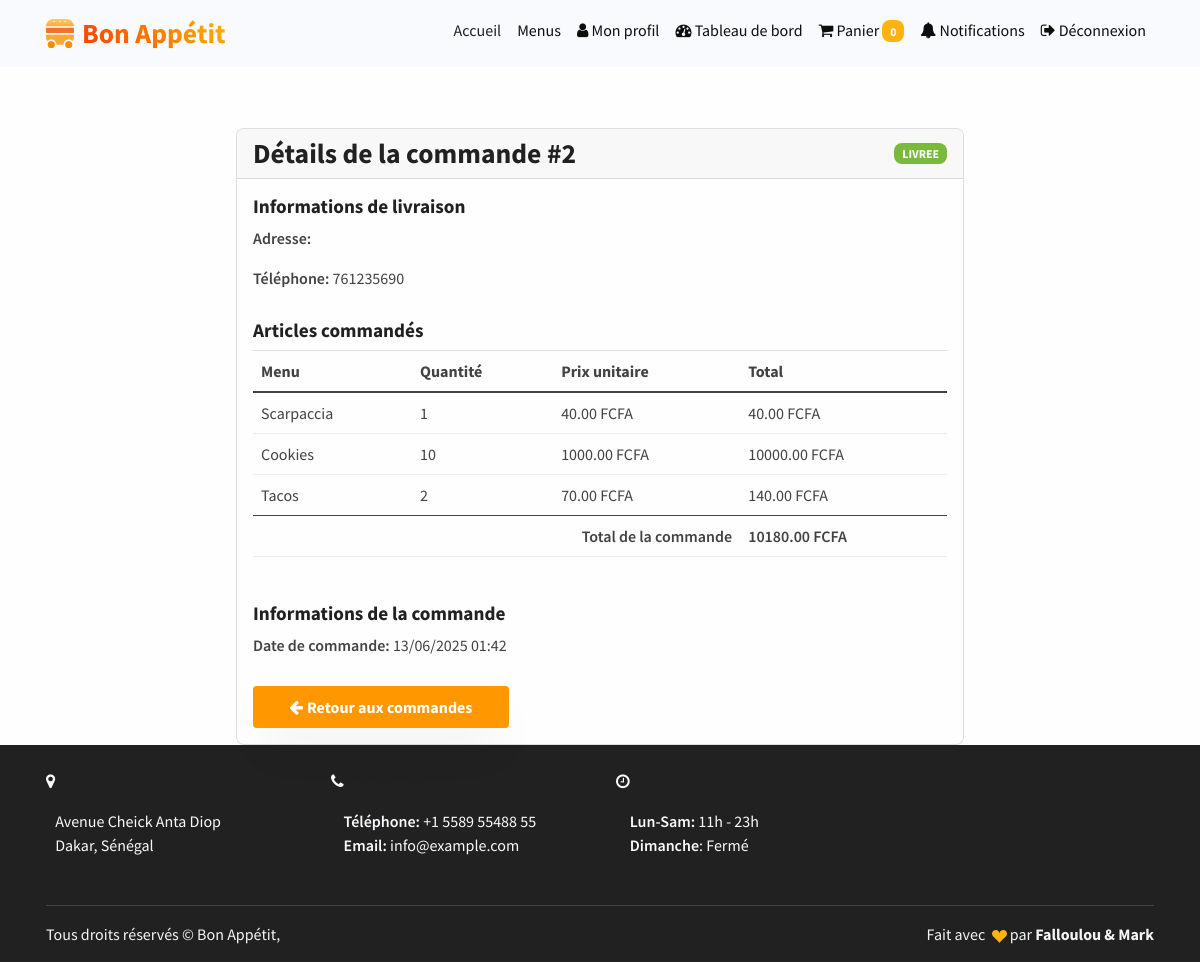
Screenshot of /commandes/commande/2/ (signed in) with the database file from the repository.
### commandes/models.py (models this page shows, shortened)
class Commande(models.Model):
    class Statut(models.TextChoices):
        EN_ATTENTE = 'EN_ATTENTE', 'En attente'
        EN_PREPARATION = 'EN_PREPARATION', 'En préparation'
        PRETE = 'PRETE', 'Prête'
        LIVREE = 'RECUPEREE', 'Récupérée'
        ANNULEE = 'ANNULEE', 'Annulée'
    client = models.ForeignKey(settings.AUTH_USER_MODEL, on_delete=models.CASCADE, related_name='commandes')
    date_commande = models.DateTimeField(auto_now_add=True)
    statut = models.CharField(
        max_length=20,
        choices=Statut.choices,
        default=Statut.EN_ATTENTE
    )
    telephone = models.CharField(max_length=15)
    notes = models.TextField(blank=True)
    total = models.DecimalField(max_digits=10, decimal_places=2, default=0)

class LigneCommande(models.Model):
    commande = models.ForeignKey(Commande, on_delete=models.CASCADE, related_name='lignes')
    menu = models.ForeignKey(Menu, on_delete=models.CASCADE)
    quantite = models.PositiveIntegerField(default=1)
    prix_unitaire = models.DecimalField(max_digits=10, decimal_places=2)
    sous_total = models.DecimalField(max_digits=10, decimal_places=2)

### menus/models.py (models this page shows, shortened)
class Menu(models.Model):
    CATEGORIE_CHOICES = [
        ('entree', 'Entrée'),
        ('plat', 'Plat'),
        ('dessert', 'Dessert'),
        ('boisson', 'Boisson'),
        ('fast-food', 'Fast-Food'),
        ('snack', 'Snack'),
    ]
    nom = models.CharField(max_length=100)
    description = models.TextField()
    prix = models.DecimalField(max_digits=6, decimal_places=2)
    image = models.ImageField(upload_to='menus/', null=True, blank=True)
    disponible = models.BooleanField(default=True)
    categorie = models.CharField(max_length=20, choices=CATEGORIE_CHOICES)

### commandes/views.py (the view)
# urls.py: path('commande/<int:commande_id>/', views.detail_commande, name='detail_commande'),
@login_required
def detail_commande(request, commande_id):
    commande = get_object_or_404(Commande, id=commande_id, client=request.user)
    return render(request, 'commandes/detail_commande.html', {'commande': commande})

### comptes/models.py (called while the page is built)
    def is_client(self):
        return self.role == self.Role.CLIENT

### templates/commandes/detail_commande.html (shortened to what this page needs)
{% extends 'base.html' %}
{% block content %}
<div class="container mt-5">
    <div class="row justify-content-center">
        <div class="col-md-8">
            <div class="card">
                <div class="card-header d-flex justify-content-between align-items-center">
                    <h3 class="mb-0">Détails de la commande #{{ commande.id }}</h3>
                    <span class="badge {% if commande.statut == 'EN_ATTENTE' %}bg-warning
                                    {% elif commande.statut == 'EN_PREPARATION' %}bg-info
                                    {% elif commande.statut == 'PRETE' %}bg-primary
                                    {% elif commande.statut == 'LIVREE' %}bg-success
                                    {% else %}bg-danger{% endif %}">
                        {{ commande.get_statut_display }}
                    </span>
                </div>
                <div class="card-body">
                    <div class="mb-4">
                        <h5>Informations de livraison</h5>
                        <p><strong>Adresse:</strong> {{ commande.adresse_livraison }}</p>
                        <p><strong>Téléphone:</strong> {{ commande.telephone }}</p>
                    </div>
                    <div class="mb-4">
                        <h5>Articles commandés</h5>
                        <div class="table-responsive">
                            <table class="table">
                                <thead>
                                    <tr>
                                        <th>Menu</th>
                                        <th>Quantité</th>
                                        <th>Prix unitaire</th>
                                        <th>Total</th>
                                    </tr>
                                </thead>
                                <tbody>
                                    {% for ligne in commande.lignes.all %}
                                        <tr>
                                            <td>{{ ligne.menu.nom }}</td>
                                            <td>{{ ligne.quantite }}</td>
                                            <td>{{ ligne.prix_unitaire }} FCFA</td>
                                            <td>{{ ligne.sous_total }} FCFA</td>
                                        </tr>
                                    {% endfor %}
                                </tbody>
                                <tfoot>
                                    <tr>
                                        <td colspan="3" class="text-end"><strong>Total de la commande</strong></td>
                                        <td><strong>{{ commande.total }} FCFA</strong></td>
                                    </tr>
                                </tfoot>
                            </table>
                        </div>
                    </div>
                    <div class="mb-4">
                        <h5>Informations de la commande</h5>
                        <p><strong>Date de commande:</strong> {{ commande.date_commande|date:"d/m/Y H:i" }}</p>
                    </div>
                    <div class="d-flex justify-content-between">
                        <a href="{% url 'mes_commandes' %}" class="btn btn-primary d-inline-flex align-items-center">
                            <i class="fa fa-arrow-left me-1"></i> Retour aux commandes
                        </a>
                    </div>
                </div>
            </div>
        </div>
    </div>
</div>
{% endblock %}

### menus/templates/base.html (shortened to what this page needs)
{% load static %}
<!DOCTYPE html>
<html lang="fr">
<head>
  <link rel="stylesheet" href="https://stackpath.bootstrapcdn.com/font-awesome/4.7.0/css/font-awesome.min.css">
  <link rel="stylesheet" href="{% static 'assets/css/bootstrap-datepicker.css' %}">
  <link rel="stylesheet" href="{% static 'assets/css/animate.css' %}">
  <link rel="stylesheet" href="{% static 'assets/css/owl.carousel.min.css' %}">
  <link rel="stylesheet" href="{% static 'assets/css/owl.theme.default.min.css' %}">
  <link rel="stylesheet" href="{% static 'assets/css/magnific-popup.css' %}">
  <link rel="stylesheet" href="{% static 'assets/css/jquery.timepicker.css' %}">
  <link rel="stylesheet" href="{% static 'assets/css/flaticon.css' %}">
  <link rel="stylesheet" href="{% static 'assets/css/style.css' %}">
  <link rel="stylesheet" href="{% static 'assets/css/custom.css' %}">
</head>
<body>
  <main class="main" id="top" style="margin-top: 80px;">
    <nav class="navbar navbar-expand-lg navbar-light bg-light fixed-top" data-navbar-on-scroll="data-navbar-on-scroll">
      <div class="container">
        <a class="navbar-brand d-inline-flex" href="{% url 'accueil' %}">
          <img class="d-inline-block" src="{% static 'assets/img/gallery/logo.svg' %}" alt="logo" />
          <span class="text-1000 fs-3 fw-bold ms-2 text-gradient">Bon Appétit</span>
        </a>
        <div class="collapse navbar-collapse border-top border-lg-0 my-2 mt-lg-0" id="navbarSupportedContent">
          <ul class="navbar-nav ms-auto mb-2 mb-lg-0">
            <li class="nav-item">
              <a class="nav-link active" id="id_accueil" aria-current="page" href="{% url 'accueil' %}">Accueil</a>
            </li>
            <li class="nav-item">
              <a class="nav-link" id="id_menus" href="{% url 'liste_menus' %}">Menus</a>
            </li>
            {% if user.is_authenticated %}
              <li class="nav-item">
                <a class="nav-link" id="id_monprofil" href="{% url 'profile' %}"><i class="fa fa-user"></i> Mon profil</a>
              </li>
              <li class="nav-item">
                <a class="nav-link" id="id_tdb" href="{% url 'dashboard' %}"><i class="fa fa-tachometer"></i> Tableau de bord</a>
              </li>
              {% if user.is_client %}
                <li class="nav-item">
                  <a class="nav-link positon-relative" href="{% url 'panier' %}">
                    <i class="fa fa-shopping-cart"></i> Panier
                    <span class="badge bg-primary">{{ request.session.panier|length }}</span>
                  </a>
                </li>
              {% endif %}
              {% if user.is_authenticated and user.is_client %}
                <li class="nav-item">
                  <a class="nav-link" href="{% url 'notifications' %}">
                    <i class="fa fa-bell" id="id_notif"></i> Notifications
                  </a>
                </li>
              {% endif %}
              <li class="nav-item">
                <form method="post" action="{% url 'logout' %}" class="d-inline">
                  <button type="submit" id="id_deconnexion" class="nav-link border-0 bg-transparent"><i class="fa fa-sign-out"></i> Déconnexion</button>
                </form>
              </li>
            {% endif %}
          </ul>
        </div>
      </div>
    </nav>
    {% block content %}{% endblock %}
  </main>
  <footer class="bg-1000 text-light pt-4 pb-0">
    <div class="container">
      <div class="row gy-3">
        <div class="col-lg-3 col-md-6 d-flex">
          <i class="fa fa-map-marker" aria-hidden="true"></i>
          <address>
            <h4>Adresse</h4>
            <p>Avenue Cheick Anta Diop<br>Dakar, Sénégal</p>
          </address>
        </div>
        <div class="col-lg-3 col-md-6 d-flex">
          <i class="fa fa-phone" aria-hidden="true"></i>
          <div>
            <h4>Contacts</h4>
            <p>
              <strong>Téléphone:</strong> <span>+1 5589 55488 55</span><br>
              <strong>Email:</strong> <span>info@example.com</span><br>
            </p>
          </div>
        </div>
        <div class="col-lg-3 col-md-6 d-flex">
          <i class="fa fa-clock-o" aria-hidden="true"></i>
          <div>
            <h4>Horaires</h4>
            <p>
              <strong>Lun-Sam:</strong> <span>11h - 23h</span><br>
              <strong>Dimanche</strong>: <span>Fermé</span>
            </p>
          </div>
        </div>
      </div>
      <hr class="text-900" />
      <div class="row flex-center pb-0">
        <div class="col-md-6 order-0">
          <p class="text-200 text-center text-md-start">
            Tous droits réservés &copy; Bon Appétit,
          </p>
        </div>
        <div class="col-md-6 order-1">
          <p class="text-200 text-center text-md-end">
            Fait avec&nbsp;
            <svg class="bi bi-suit-heart-fill" xmlns="http://www.w3.org/2000/svg" width="15" height="15" fill="#FFB30E" viewBox="0 0 16 16">
              <path d="M4 1c2.21 0 4 1.755 4 3.92C8 2.755 9.79 1 12 1s4 1.755 4 3.92c0 3.263-3.234 4.414-7.608 9.608a.513.513 0 0 1-.784 0C3.234 9.334 0 8.183 0 4.92 0 2.755 1.79 1 4 1z"></path>
            </svg>&nbsp;par&nbsp;<a class="text-200 fw-bold" href="https://themewagon.com/" target="_blank">Falloulou & Mark</a>
          </p>
        </div>
      </div>
    </div>
  </footer>
</body>
</html>

### static/assets/css/custom.css (style rules this page uses)
html, body { height: 100%; }
body { display: flex; flex-direction: column; min-height: 100vh; overflow-x: hidden; }
main.main { flex: 1 0 auto; }
footer { flex-shrink: 0; }

### menus/templates/base.html (style rules this page uses)
body { overflow-x: hidden; }

### rows the page displays
Commande: id "2", statut "LIVREE", telephone "761235690", total "10180.00", date_commande "13/06/2025 01:42"
LigneCommande: menu.nom "Scarpaccia", quantite "1", prix_unitaire "40.00", sous_total "40.00"
LigneCommande: menu.nom "Cookies", quantite "10", prix_unitaire "1000.00", sous_total "10000.00"
LigneCommande: menu.nom "Tacos", quantite "2", prix_unitaire "70.00", sous_total "140.00"

### other values shown
{{ request.session.panier|length }} "0"
